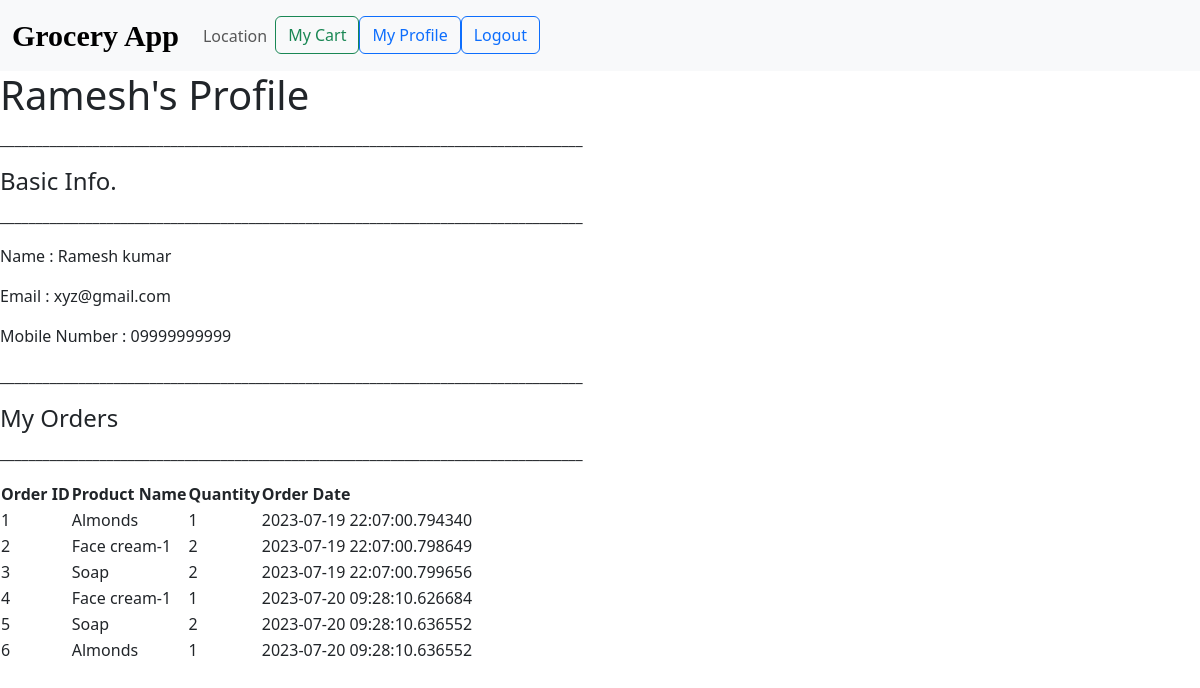
Screenshot of /user_profile (signed in) with the database file from the repository.
### app.py (models this page shows, shortened)
class User(UserMixin,db.Model):
    id = db.Column(db.Integer, primary_key=True)
    email = db.Column(db.String, unique=True, nullable=False)
    mobile = db.Column(db.String, unique=True, nullable=False)
    fName = db.Column(db.String, nullable=False)
    lName = db.Column(db.String, nullable=False)
    password = db.Column(db.String, nullable=False)
    cnfPassword = db.Column(db.String, nullable=False)

class Order(db.Model):
    id = db.Column(db.Integer, primary_key=True)
    user_id = db.Column(db.Integer, db.ForeignKey('user.id'))
    user = db.relationship('User', backref=db.backref('orders', lazy='dynamic'))
    product_id = db.Column(db.Integer, db.ForeignKey('product.id'))
    quantity = db.Column(db.Integer)
    order_date = db.Column(db.DateTime)
    user = db.relationship('User', backref=db.backref('orders', lazy='dynamic'))
    product = db.relationship('Product', backref=db.backref('orders', lazy='dynamic'))

class Product(db.Model):
    id = db.Column(db.Integer, primary_key=True)
    product_name = db.Column(db.String(100))
    quantity=db.Column(db.Integer)
    mfg_date = db.Column(db.Date)
    exp_date = db.Column(db.Date)
    rate_per_unit = db.Column(db.Float)
    category_id = db.Column(db.Integer, db.ForeignKey('category.id'))
    category = db.relationship('Category', back_populates='products')

### app.py (the view)
@app.route('/user_profile')
@login_required
def user_profile():
    user_id = current_user.get_id()
    user = User.query.get(user_id)
    orders = Order.query.filter_by(user_id=user_id).all()
    return render_template('user_profile.html', user=user, orders=orders)

### app.py (called while the page is built)
@login_manager.user_loader
def load_user(user_id):
    return User.query.get(int(user_id))

### templates/user_profile.html (shortened to what this page needs)
<!doctype html>
<html lang="en">
<head>
  <link rel="stylesheet" href="/static/style.css">
  <link href="https://cdn.jsdelivr.net/npm/bootstrap@5.3.0/dist/css/bootstrap.min.css" rel="stylesheet"
>
</head>
<body>
  <nav class="navbar navbar-expand-lg bg-body-tertiary">
    <div class="container-fluid">
      <a class="navbar-brand" href="/">Grocery App</a>
      <div class="collapse navbar-collapse" id="navbarSupportedContent">
        <ul class="navbar-nav me-auto mb-2 mb-lg-0">
          <li class="nav-item">
            <a class="nav-link" href="#">Location</a>
          </li>
          <li class="nav-item">
          <li class="nav-item">
            <a class="btn btn-outline-success" href="{{ url_for('cart') }}">
              My Cart
            </a>
          </li>
          {% if current_user.is_authenticated %}
          <li class="nav-item">
            <a class="btn btn-outline-primary" href="/user_profile">My Profile</a>
          </li>
          </li>
          <li class="nav-item">
            <a class="btn btn-outline-primary" href="/logout">Logout</a>
          </li>
          {% else %}
          <li class="nav-item">
            <a class="btn btn-outline-primary" href="/login">Login</a>
            {% endif %}
        </ul>
      </div>
    </div>
  </nav>
  <h1>{{current_user.fName}}'s Profile</h1>
  <p>__________________________________________________________________________________</p>
  <h4>Basic Info.</h4>
  <p>__________________________________________________________________________________</p>
  <p>Name : {{current_user.fName}} {{current_user.lName}}</p>
  <p>Email : {{current_user.email}}</p>
  <p>Mobile Number : {{current_user.mobile}}</p>
  <p>__________________________________________________________________________________</p>
  <h4>My Orders</h4>
  <p>__________________________________________________________________________________</p>
  {% if orders %}
  <table>
    <thead>
      <tr>
        <th>Order ID</th>
        <th>Product Name</th>
        <th>Quantity</th>
        <th>Order Date</th>
      </tr>
    </thead>
    <tbody>
      {% for order in orders %}
      <tr>
        <td>{{order.id}}</td>
        <td>{{order.product.product_name}}</td>
        <td>{{order.quantity}}</td>
        <td>{{order.order_date}}</td>
      </tr>
      {% endfor %}
    </tbody>
  </table>
  {% else %}
  <p>No orders found.</p>
  {% endif %}
</body>
</html>

### static/style.css (style rules this page uses)
.navbar .navbar-brand { color: black; font-weight: bold; font-size: 30px; font-family: 'Brush Script MT',cursive; }

### rows the page displays
User: fName "Ramesh", lName "kumar", email "xyz@gmail.com", mobile "09999999999"
Order: id "1", product.product_name "Almonds", quantity "1", order_date "2023-07-19 22:07:00.794340"
Order: id "2", product.product_name "Face cream-1", quantity "2", order_date "2023-07-19 22:07:00.798649"
Order: id "3", product.product_name "Soap", quantity "2", order_date "2023-07-19 22:07:00.799656"
Order: id "4", product.product_name "Face cream-1", quantity "1", order_date "2023-07-20 09:28:10.626684"
Order: id "5", product.product_name "Soap", quantity "2", order_date "2023-07-20 09:28:10.636552"
Order: id "6", product.product_name "Almonds", quantity "1", order_date "2023-07-20 09:28:10.636552"
